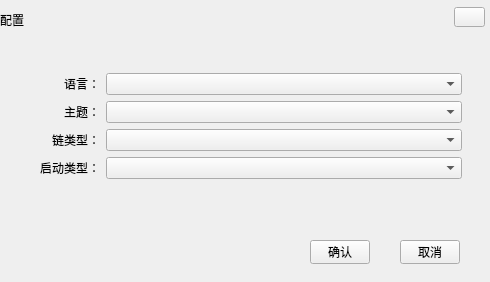
<?xml version="1.0" encoding="UTF-8"?>
<ui version="4.0">
 <class>ConfigWidget</class>
 <widget class="QDialog" name="ConfigWidget">
  <property name="geometry">
   <rect>
    <x>0</x>
    <y>0</y>
    <width>490</width>
    <height>282</height>
   </rect>
  </property>
  <property name="windowTitle">
   <string>Dialog</string>
  </property>
  <widget class="QLabel" name="title_Label">
   <property name="geometry">
    <rect>
     <x>0</x>
     <y>0</y>
     <width>490</width>
     <height>40</height>
    </rect>
   </property>
   <property name="text">
    <string>配置</string>
   </property>
  </widget>
  <widget class="QToolButton" name="closeBtn">
   <property name="geometry">
    <rect>
     <x>454</x>
     <y>7</y>
     <width>31</width>
     <height>20</height>
    </rect>
   </property>
   <property name="cursor">
    <cursorShape>PointingHandCursor</cursorShape>
   </property>
   <property name="text">
    <string/>
   </property>
  </widget>
  <widget class="QToolButton" name="okBtn">
   <property name="geometry">
    <rect>
     <x>310</x>
     <y>240</y>
     <width>60</width>
     <height>24</height>
    </rect>
   </property>
   <property name="cursor">
    <cursorShape>PointingHandCursor</cursorShape>
   </property>
   <property name="text">
    <string>确认</string>
   </property>
  </widget>
  <widget class="QToolButton" name="cancelBtn">
   <property name="geometry">
    <rect>
     <x>400</x>
     <y>240</y>
     <width>60</width>
     <height>24</height>
    </rect>
   </property>
   <property name="cursor">
    <cursorShape>PointingHandCursor</cursorShape>
   </property>
   <property name="text">
    <string>取消</string>
   </property>
  </widget>
  <widget class="QWidget" name="layoutWidget">
   <property name="geometry">
    <rect>
     <x>11</x>
     <y>73</y>
     <width>451</width>
     <height>108</height>
    </rect>
   </property>
   <layout class="QGridLayout" name="gridLayout" columnstretch="1,4">
    <item row="0" column="0">
     <widget class="QLabel" name="label">
      <property name="text">
       <string>语言：</string>
      </property>
      <property name="alignment">
       <set>Qt::AlignRight|Qt::AlignTrailing|Qt::AlignVCenter</set>
      </property>
     </widget>
    </item>
    <item row="0" column="1">
     <widget class="QComboBox" name="language"/>
    </item>
    <item row="1" column="0">
     <widget class="QLabel" name="label_2">
      <property name="text">
       <string>主题：</string>
      </property>
      <property name="alignment">
       <set>Qt::AlignRight|Qt::AlignTrailing|Qt::AlignVCenter</set>
      </property>
     </widget>
    </item>
    <item row="1" column="1">
     <widget class="QComboBox" name="theme"/>
    </item>
    <item row="2" column="0">
     <widget class="QLabel" name="label_3">
      <property name="text">
       <string>链类型：</string>
      </property>
      <property name="alignment">
       <set>Qt::AlignRight|Qt::AlignTrailing|Qt::AlignVCenter</set>
      </property>
     </widget>
    </item>
    <item row="2" column="1">
     <widget class="QComboBox" name="chainclass"/>
    </item>
    <item row="3" column="0">
     <widget class="QLabel" name="label_4">
      <property name="text">
       <string>启动类型：</string>
      </property>
      <property name="alignment">
       <set>Qt::AlignRight|Qt::AlignTrailing|Qt::AlignVCenter</set>
      </property>
     </widget>
    </item>
    <item row="3" column="1">
     <widget class="QComboBox" name="starttype"/>
    </item>
   </layout>
  </widget>
 </widget>
 <resources/>
 <connections/>
</ui>
